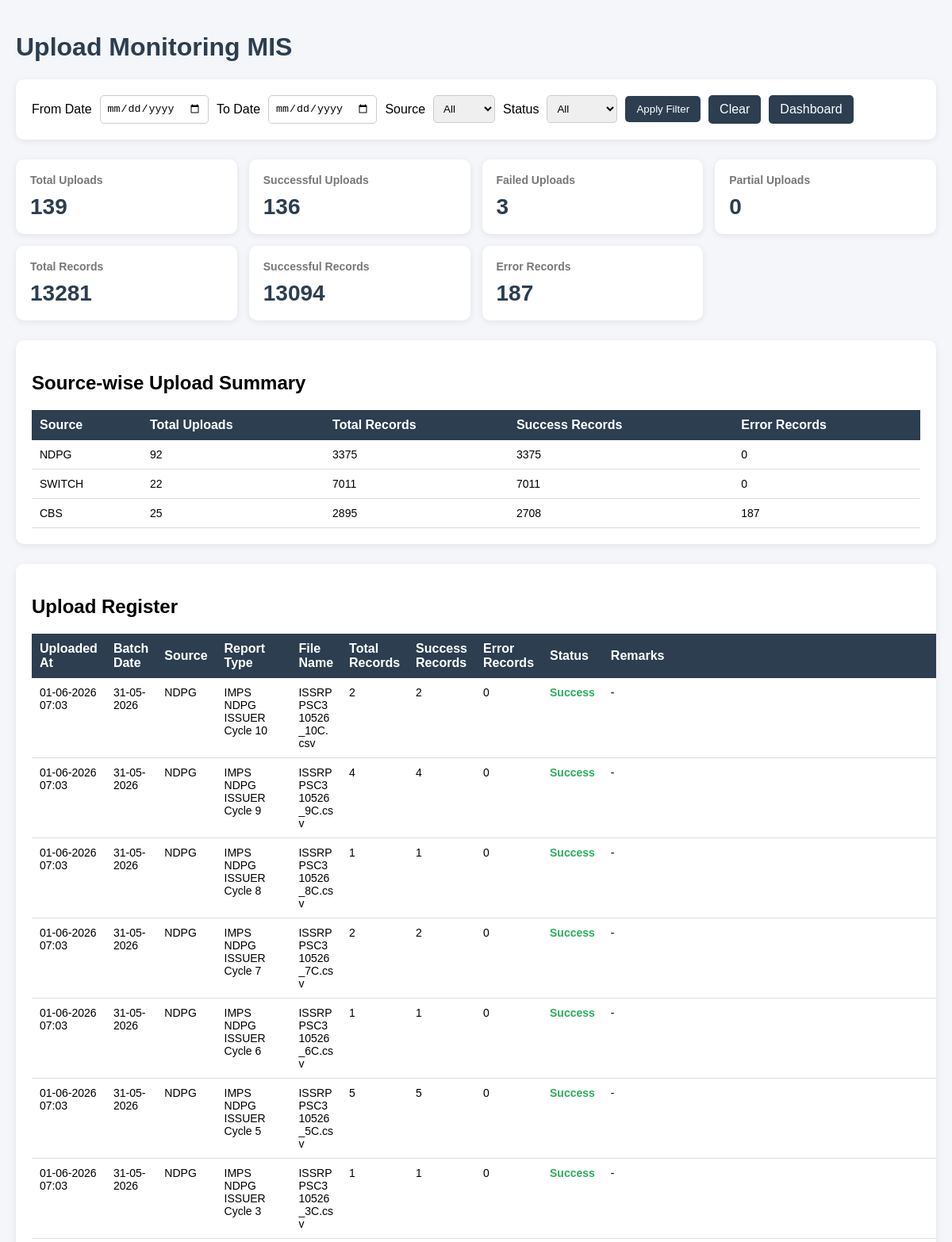
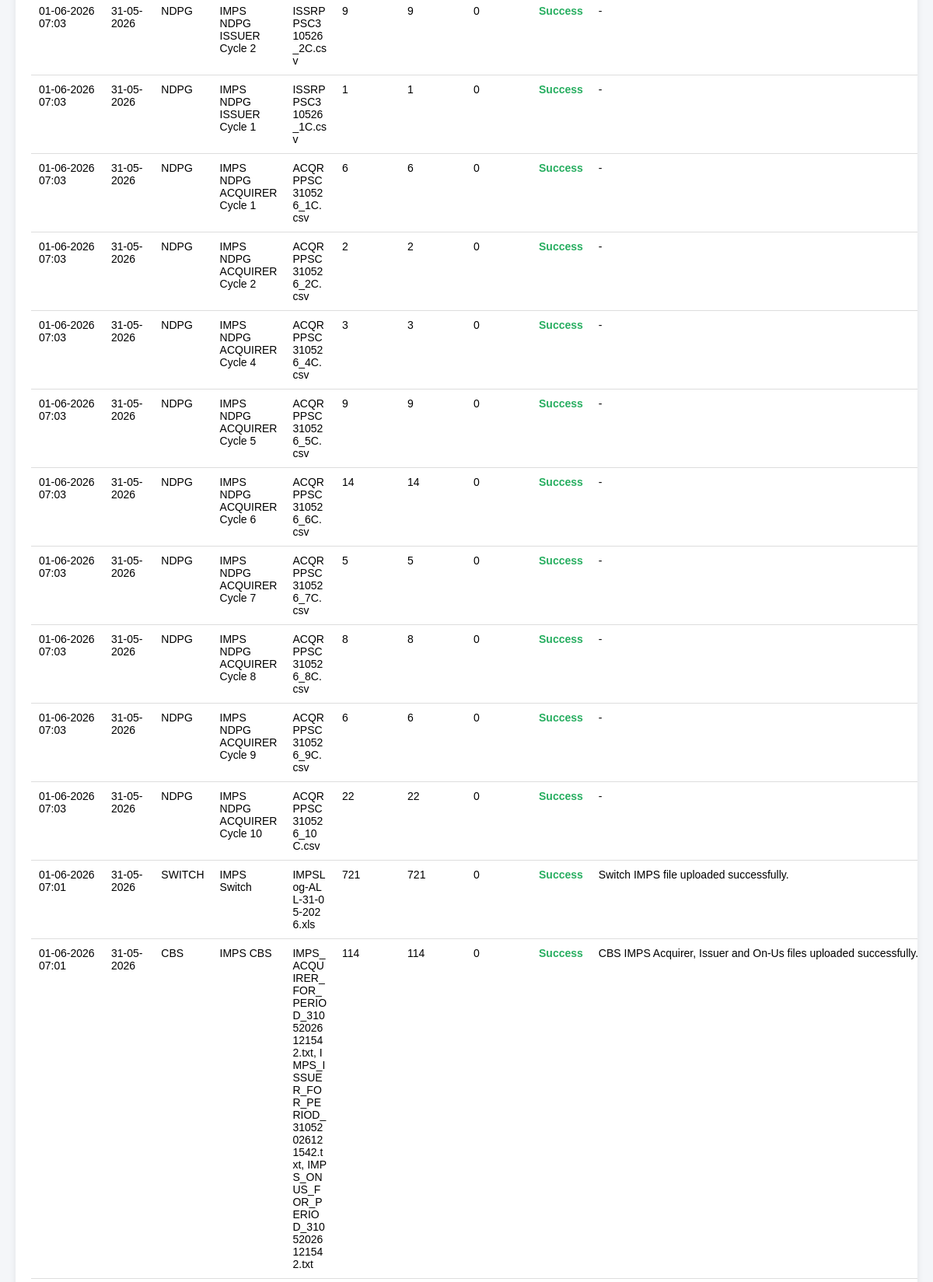
The page /mis/ (upper part) on the database its author committed (2 pictures, top to bottom).
### ndpg/models.py (models this page shows, shortened)
class NDPGIMPSRawUploadBatch(models.Model):
    FILE_TYPE_CHOICES = [
        ("ACQUIRER", "Acquirer"),
        ("ISSUER", "Issuer"),
    ]
    STATUS_CHOICES = [
        ("SUCCESS", "Success"),
        ("FAILED", "Failed"),
    ]
    file_type = models.CharField(
        max_length=20,
        choices=FILE_TYPE_CHOICES,
        db_index=True
    )
    file_date = models.DateField(db_index=True)
    cycle_no = models.PositiveIntegerField(db_index=True)
    raw_header = models.CharField(max_length=100)
    source_filename = models.CharField(max_length=255)
    eof_record_count = models.PositiveIntegerField(
        blank=True,
        null=True
    )
    total_records = models.PositiveIntegerField(default=0)
    created_records = models.PositiveIntegerField(default=0)
    updated_records = models.PositiveIntegerField(default=0)
    skipped_records = models.PositiveIntegerField(default=0)
    upload_status = models.CharField(
        max_length=20,
        choices=STATUS_CHOICES,
        default="FAILED"
    )
    error_message = models.TextField(
        blank=True,
        null=True
    )
    uploaded_at = models.DateTimeField(auto_now_add=True)
    class Meta:
        unique_together = (
            "file_type",
            "file_date",
            "cycle_no",
            "source_filename",
        )

### switchlog/models.py (models this page shows, shortened)
class SwitchIMPSUploadBatch(models.Model):
    STATUS_CHOICES = [
        ("SUCCESS", "Success"),
        ("FAILED", "Failed"),
    ]
    batch_date = models.DateField()
    filename = models.CharField(max_length=255)
    total_records = models.IntegerField(default=0)
    total_errors = models.IntegerField(default=0)
    upload_status = models.CharField(
        max_length=20,
        choices=STATUS_CHOICES,
        default="SUCCESS"
    )
    remarks = models.TextField(blank=True, null=True)
    uploaded_at = models.DateTimeField(auto_now_add=True)

### cbs/models.py (models this page shows, shortened)
class CBSIMPSUploadBatch(models.Model):
    STATUS_CHOICES = [
        ("SUCCESS", "Success"),
        ("FAILED", "Failed"),
    ]
    batch_date = models.DateField()
    acquirer_filename = models.CharField(max_length=255)
    issuer_filename = models.CharField(max_length=255)
    onus_filename = models.CharField(max_length=255)
    total_records = models.PositiveIntegerField(default=0)
    total_errors = models.PositiveIntegerField(default=0)
    upload_status = models.CharField(
        max_length=20,
        choices=STATUS_CHOICES,
        default="FAILED"
    )
    remarks = models.TextField(blank=True, null=True)
    uploaded_at = models.DateTimeField(auto_now_add=True)
    class Meta:
        unique_together = ("batch_date", "acquirer_filename")

### mis_dashboard/views.py (the view)
def upload_monitoring_view(request):
    from_date = request.GET.get("from_date")
    to_date = request.GET.get("to_date")
    source = request.GET.get("source")
    status = request.GET.get("status")
    upload_records = UploadDashboardService.get_upload_records(
        from_date=from_date,
        to_date=to_date,
    )
    if source:
        upload_records = [
            row for row in upload_records
            if row["source"] == source
        ]
    if status:
        upload_records = [
            row for row in upload_records
            if row["upload_status"] == status
        ]
    context = {
        "upload_records": upload_records,
        "upload_summary": UploadDashboardService.upload_summary(from_date, to_date),
        "source_summary": UploadDashboardService.source_summary(from_date, to_date),
        "selected_from_date": from_date,
        "selected_to_date": to_date,
        "selected_source": source,
        "selected_status": status,
    }
    return render(
        request,
        "mis_dashboard/upload_monitoring.html",
        context
    )

### mis_dashboard/services/upload_dashboard_service.py (called while the page is built)
    @staticmethod
    def build_record(
        source,
        report_type,
        batch_date,
        file_name,
        total_records=0,
        total_errors=0,
        upload_status="SUCCESS",
        remarks="",
        uploaded_at=None,
    ):
        return {
            "source": source,
            "report_type": report_type,
            "batch_date": batch_date,
            "file_name": file_name or "-",
            "total_records": total_records or 0,
            "total_errors": total_errors or 0,
            "success_records": (total_records or 0) - (total_errors or 0),
            "upload_status": upload_status or "SUCCESS",
            "remarks": remarks or "",
            "uploaded_at": uploaded_at,
        }

    @staticmethod
    def upload_summary(from_date=None, to_date=None):
        records = UploadDashboardService.get_upload_records(from_date, to_date)
        return {
            "total_uploads": len(records),
            "success_uploads": len([r for r in records if r["upload_status"] == "SUCCESS"]),
            "failed_uploads": len([r for r in records if r["upload_status"] == "FAILED"]),
            "partial_uploads": len([r for r in records if r["upload_status"] == "PARTIAL"]),
            "total_records": sum(r["total_records"] for r in records),
            "total_errors": sum(r["total_errors"] for r in records),
            "success_records": sum(r["success_records"] for r in records),
        }

    @staticmethod
    def source_summary(from_date=None, to_date=None):
        records = UploadDashboardService.get_upload_records(from_date, to_date)
        summary = {}
        for record in records:
            source = record["source"]
            if source not in summary:
                summary[source] = {
                    "source": source,
                    "total_uploads": 0,
                    "total_records": 0,
                    "total_errors": 0,
                    "success_records": 0,
                }
            summary[source]["total_uploads"] += 1
            summary[source]["total_records"] += record["total_records"]
            summary[source]["total_errors"] += record["total_errors"]
            summary[source]["success_records"] += record["success_records"]
        return list(summary.values())

### mis_dashboard/templates/mis_dashboard/upload_monitoring.html (shortened to what this page needs)
<!DOCTYPE html>
<html>
<head>
</head>
<body>
<h1>Upload Monitoring MIS</h1>
<div class="section">
<form method="get" class="filter-form">
        <label>From Date</label>
        <input type="date" name="from_date" value="{{ selected_from_date|default:'' }}">
        <label>To Date</label>
        <input type="date" name="to_date" value="{{ selected_to_date|default:'' }}">
        <label>Source</label>
        <select name="source">
            <option value="">All</option>
        </select>
        <label>Status</label>
        <select name="status">
            <option value="">All</option>
        </select>
        <button type="submit">Apply Filter</button>
        <a href="{% url 'mis_dashboard:upload_monitoring' %}" class="btn">Clear</a>
        <a href="{% url 'mis_dashboard:dashboard' %}" class="btn">Dashboard</a>
    </form>
</div>
<div class="cards">
    <div class="card">
        <h3>Total Uploads</h3>
        <p>{{ upload_summary.total_uploads }}</p>
    </div>
    <div class="card">
        <h3>Successful Uploads</h3>
        <p>{{ upload_summary.success_uploads }}</p>
    </div>
    <div class="card">
        <h3>Failed Uploads</h3>
        <p>{{ upload_summary.failed_uploads }}</p>
    </div>
    <div class="card">
        <h3>Partial Uploads</h3>
        <p>{{ upload_summary.partial_uploads }}</p>
    </div>
    <div class="card">
        <h3>Total Records</h3>
        <p>{{ upload_summary.total_records }}</p>
    </div>
    <div class="card">
        <h3>Successful Records</h3>
        <p>{{ upload_summary.success_records }}</p>
    </div>
    <div class="card">
        <h3>Error Records</h3>
        <p>{{ upload_summary.total_errors }}</p>
    </div>
</div>
<div class="section">
    <h2>Source-wise Upload Summary</h2>
<table>
        <thead>
            <tr>
                <th>Source</th>
                <th>Total Uploads</th>
                <th>Total Records</th>
                <th>Success Records</th>
                <th>Error Records</th>
            </tr>
        </thead>
        <tbody>
            {% for row in source_summary %}
            <tr>
                <td>{{ row.source }}</td>
                <td>{{ row.total_uploads }}</td>
                <td>{{ row.total_records }}</td>
                <td>{{ row.success_records }}</td>
                <td>{{ row.total_errors }}</td>
            </tr>
            {% empty %}
            <tr>
                <td colspan="5">No upload data found.</td>
            </tr>
            {% endfor %}
        </tbody>
    </table>
</div>
<div class="section">
    <h2>Upload Register</h2>
    <table>
        <thead>
            <tr>
                <th>Uploaded At</th>
                <th>Batch Date</th>
                <th>Source</th>
                <th>Report Type</th>
                <th>File Name</th>
                <th>Total Records</th>
                <th>Success Records</th>
                <th>Error Records</th>
                <th>Status</th>
                <th>Remarks</th>
            </tr>
        </thead>
        <tbody>
            {% for row in upload_records %}
            <tr>
                <td>
                    {% if row.uploaded_at %}
                        {{ row.uploaded_at|date:"d-m-Y H:i" }}
                    {% else %}
                        -
                    {% endif %}
                </td>
                <td>{{ row.batch_date|date:"d-m-Y" }}</td>
                <td>{{ row.source }}</td>
                <td>{{ row.report_type }}</td>
                <td class="file-name">{{ row.file_name }}</td>
                <td>{{ row.total_records }}</td>
                <td>{{ row.success_records }}</td>
                <td>{{ row.total_errors }}</td>
                <td>
                    {% if row.upload_status == "SUCCESS" %}
                        <span class="success">Success</span>
                    {% elif row.upload_status == "FAILED" %}
                        <span class="failed">Failed</span>
                    {% elif row.upload_status == "PARTIAL" %}
                        <span class="partial">Partial</span>
                    {% else %}
                        {{ row.upload_status }}
                    {% endif %}
                </td>
                <td>{{ row.remarks|default:"-" }}</td>
            </tr>
            {% empty %}
            <tr>
                <td colspan="10">No upload records found.</td>
            </tr>
            {% endfor %}
        </tbody>
    </table>
</div>
</body>
</html>

### mis_dashboard/templates/mis_dashboard/upload_monitoring.html (style rules this page uses)
body { font-family: Arial, sans-serif; background: #f4f6f9; margin: 0; padding: 20px; }
h1 { color: #2c3e50; }
.section { background: white; padding: 20px; border-radius: 10px; margin-bottom: 25px; box-shadow: 0 2px 8px rgba(0,0,0,0.08); overflow-x: auto; }
.cards { display: grid; grid-template-columns: repeat(auto-fit, minmax(230px, 1fr)); gap: 15px; margin-bottom: 25px; }
.card { background: white; padding: 18px; border-radius: 10px; box-shadow: 0 2px 8px rgba(0,0,0,0.08); }
.card h3 { margin: 0; font-size: 14px; color: #777; }
.card p { margin: 10px 0 0; font-size: 28px; font-weight: bold; color: #2c3e50; }
.filter-form { display: flex; gap: 10px; flex-wrap: wrap; align-items: center; }
.filter-form input, .filter-form select { padding: 8px; border: 1px solid #ccc; border-radius: 5px; }
.filter-form button, .btn { background: #2c3e50; color: white; padding: 9px 14px; border-radius: 5px; border: none; text-decoration: none; cursor: pointer; }
table { width: 100%; border-collapse: collapse; min-width: 1100px; }
th { background: #2c3e50; color: white; padding: 10px; text-align: left; }
td { padding: 10px; border-bottom: 1px solid #ddd; font-size: 14px; vertical-align: top; }
.success { color: #27ae60; font-weight: bold; }
.file-name { max-width: 350px; word-break: break-all; }

### rows shown on the page
NDPGIMPSRawUploadBatch: uploaded_at "01-06-2026 07:03", batch_date "31-05-2026", file_name "ISSRPPSC310526_10C.csv"
NDPGIMPSRawUploadBatch: uploaded_at "01-06-2026 07:03", batch_date "31-05-2026", file_name "ISSRPPSC310526_9C.csv"
NDPGIMPSRawUploadBatch: uploaded_at "01-06-2026 07:03", batch_date "31-05-2026", file_name "ISSRPPSC310526_8C.csv"
NDPGIMPSRawUploadBatch: uploaded_at "01-06-2026 07:03", batch_date "31-05-2026", file_name "ISSRPPSC310526_7C.csv"
NDPGIMPSRawUploadBatch: uploaded_at "01-06-2026 07:03", batch_date "31-05-2026", file_name "ISSRPPSC310526_6C.csv"
NDPGIMPSRawUploadBatch: uploaded_at "01-06-2026 07:03", batch_date "31-05-2026", file_name "ISSRPPSC310526_5C.csv"
NDPGIMPSRawUploadBatch: uploaded_at "01-06-2026 07:03", batch_date "31-05-2026", file_name "ISSRPPSC310526_3C.csv"
NDPGIMPSRawUploadBatch: uploaded_at "01-06-2026 07:03", batch_date "31-05-2026", file_name "ISSRPPSC310526_2C.csv"
NDPGIMPSRawUploadBatch: uploaded_at "01-06-2026 07:03", batch_date "31-05-2026", file_name "ISSRPPSC310526_1C.csv"
NDPGIMPSRawUploadBatch: uploaded_at "01-06-2026 07:03", batch_date "31-05-2026", file_name "ACQRPPSC310526_1C.csv"
NDPGIMPSRawUploadBatch: uploaded_at "01-06-2026 07:03", batch_date "31-05-2026", file_name "ACQRPPSC310526_2C.csv"
NDPGIMPSRawUploadBatch: uploaded_at "01-06-2026 07:03", batch_date "31-05-2026", file_name "ACQRPPSC310526_4C.csv"
NDPGIMPSRawUploadBatch: uploaded_at "01-06-2026 07:03", batch_date "31-05-2026", file_name "ACQRPPSC310526_5C.csv"
NDPGIMPSRawUploadBatch: uploaded_at "01-06-2026 07:03", batch_date "31-05-2026", file_name "ACQRPPSC310526_6C.csv"
NDPGIMPSRawUploadBatch: uploaded_at "01-06-2026 07:03", batch_date "31-05-2026", file_name "ACQRPPSC310526_7C.csv"
NDPGIMPSRawUploadBatch: uploaded_at "01-06-2026 07:03", batch_date "31-05-2026", file_name "ACQRPPSC310526_8C.csv"
NDPGIMPSRawUploadBatch: uploaded_at "01-06-2026 07:03", batch_date "31-05-2026", file_name "ACQRPPSC310526_9C.csv"
NDPGIMPSRawUploadBatch: uploaded_at "01-06-2026 07:03", batch_date "31-05-2026", file_name "ACQRPPSC310526_10C.csv"
SwitchIMPSUploadBatch: uploaded_at "01-06-2026 07:01", batch_date "31-05-2026", file_name "IMPSLog-ALL-31-05-2026.xls", remarks "Switch IMPS file uploaded successfully."
CBSIMPSUploadBatch: uploaded_at "01-06-2026 07:01", batch_date "31-05-2026", remarks "CBS IMPS Acquirer, Issuer and On-Us files uploaded successfully."

### other values the page prints
{{ upload_summary.total_uploads }} "139"
{{ upload_summary.success_uploads }} "136"
{{ upload_summary.failed_uploads }} "3"
{{ upload_summary.partial_uploads }} "0"
{{ upload_summary.total_records }} "13281"
{{ upload_summary.success_records }} "13094"
{{ upload_summary.total_errors }} "187"
{{ row.source }} "NDPG" "SWITCH" "CBS"
{{ row.total_uploads }} "92" "22" "25"
{{ row.total_records }} "3375" "7011" "2895"
{{ row.success_records }} "3375" "7011" "2708"
{{ row.total_errors }} "0" "0" "187"
{{ row.source }} "NDPG" "NDPG" "NDPG" "NDPG" "NDPG" "NDPG" "NDPG" "NDPG" "NDPG" "NDPG" "NDPG" "NDPG" "NDPG" "NDPG" "NDPG" "NDPG" "NDPG" "NDPG" "SWITCH" "CBS"
{{ row.report_type }} "IMPS NDPG ISSUER Cycle 10" "IMPS NDPG ISSUER Cycle 9" "IMPS NDPG ISSUER Cycle 8" "IMPS NDPG ISSUER Cycle 7" "IMPS NDPG ISSUER Cycle 6" "IMPS NDPG ISSUER Cycle 5" "IMPS NDPG ISSUER Cycle 3" "IMPS NDPG ISSUER Cycle 2" "IMPS NDPG ISSUER Cycle 1" "IMPS NDPG ACQUIRER Cycle 1" "IMPS NDPG ACQUIRER Cycle 2" "IMPS NDPG ACQUIRER Cycle 4" "IMPS NDPG ACQUIRER Cycle 5" "IMPS NDPG ACQUIRER Cycle 6" "IMPS NDPG ACQUIRER Cycle 7" "IMPS NDPG ACQUIRER Cycle 8" "IMPS NDPG ACQUIRER Cycle 9" "IMPS NDPG ACQUIRER Cycle 10" "IMPS Switch" "IMPS CBS"
{{ row.total_records }} "2" "4" "1" "2" "1" "5" "1" "9" "1" "6" "2" "3" "9" "14" "5" "8" "6" "22" "721" "114"
